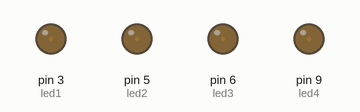
Bench run of a sketch on a simulated Arduino Uno, built with avr-gcc and run on an emulated ATmega328P. Shown: output pins drawn as LEDs (lit = HIGH).

Above: at 0.05 s.
At 0.95 s:
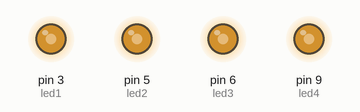
At 1.4 s:
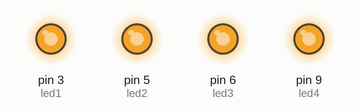
At 2.75 s:
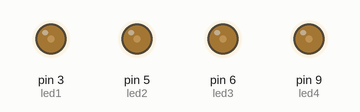
Timing chart, 0 to 7.2 s (numbered marks = the images above):
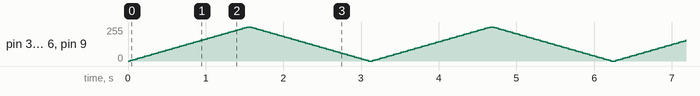

The sketch:

multi_led.ino
```cpp
int led1 = 3; // PWM pin
int led2 = 5; // PWM pin
int led3 = 6; // PWM pin
int led4 = 9; // PWM pin

void setup() {
  // Set each LED pin as an output
  pinMode(led1, OUTPUT);
  pinMode(led2, OUTPUT);
  pinMode(led3, OUTPUT);
  pinMode(led4, OUTPUT);
}

void loop() {
  // Gradually increase brightness
  for (int brightness = 0; brightness <= 255; brightness += 5) {
    analogWrite(led1, brightness); // Change brightness of LED 1
    analogWrite(led2, brightness); // Change brightness of LED 2
    analogWrite(led3, brightness); // Change brightness of LED 3
    analogWrite(led4, brightness); // Change brightness of LED 4
    delay(30); // Wait for 30ms
  }

  // Gradually decrease brightness
  for (int brightness = 255; brightness >= 0; brightness -= 5) {
    analogWrite(led1, brightness); // Change brightness of LED 1
    analogWrite(led2, brightness); // Change brightness of LED 2
    analogWrite(led3, brightness); // Change brightness of LED 3
    analogWrite(led4, brightness); // Change brightness of LED 4
    delay(30); // Wait for 30ms
  }
}
```
